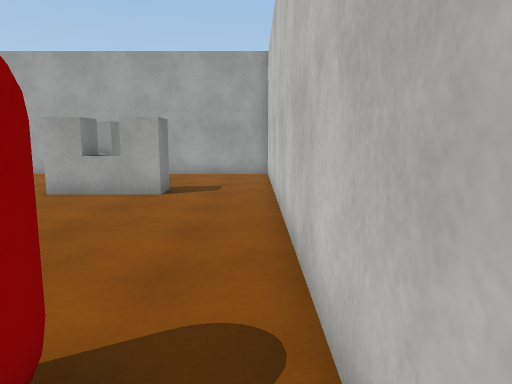
[1] (above)

20 first-person views from a walk through a 3-D level made in the Unity game engine. The camera is 1.4 m above the floor, tilts 8° down and sees 70° across. The floor is counted in squares, 1 m on a side. Each view is taken from the middle of a square. On the plan, view 1 faces up. The plan holds only what a view shows up to about 16 squares ahead; the rest is blank. The player character is not drawn. Surface patterns are stand-ins for the level's own textures.

[2]
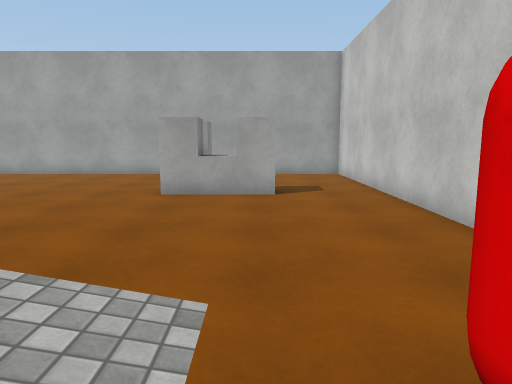

[3]
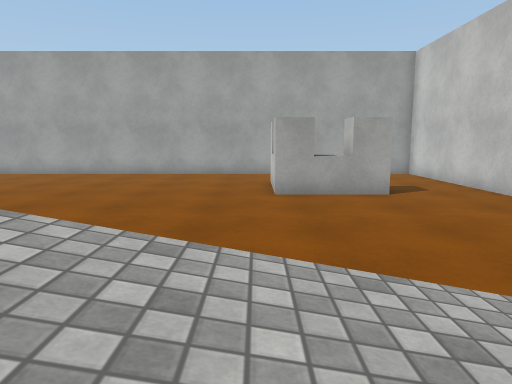

[4]
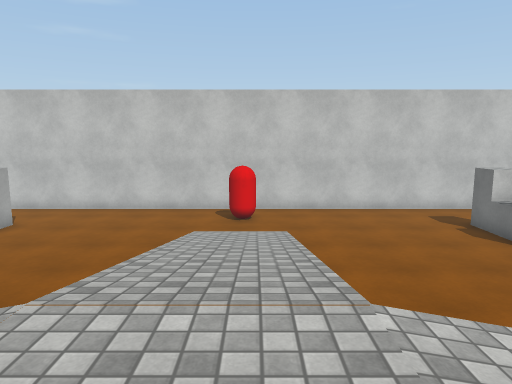

[5]
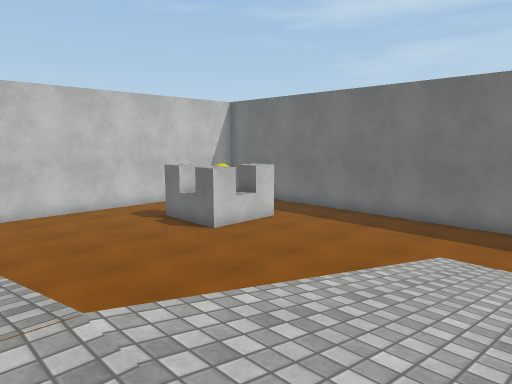

[6]
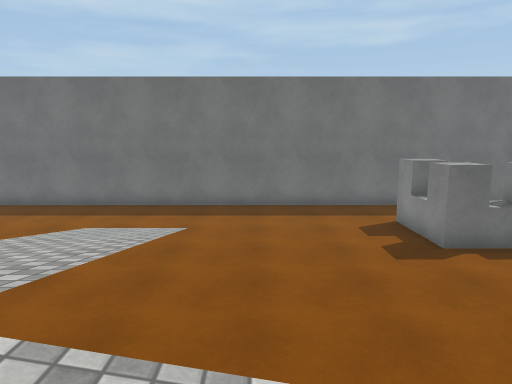

[7]
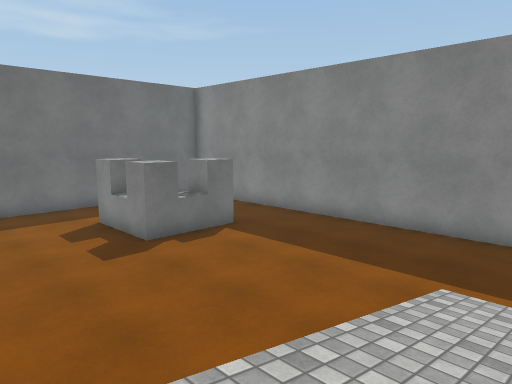

[8]
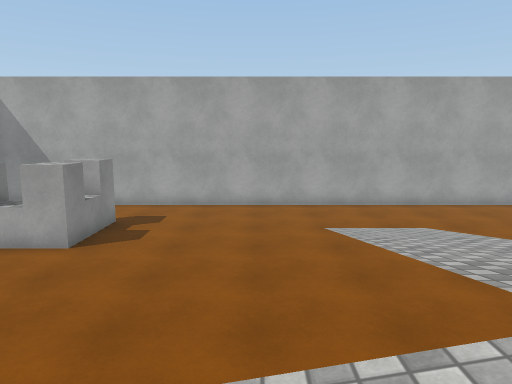

[9]
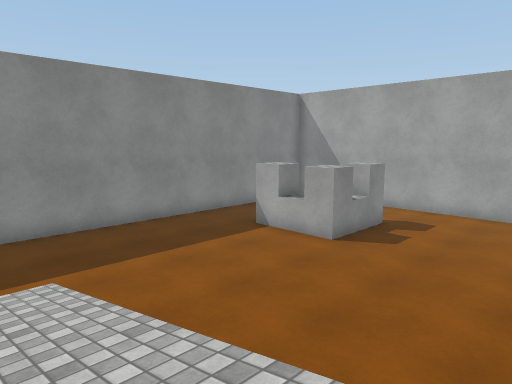

[10]
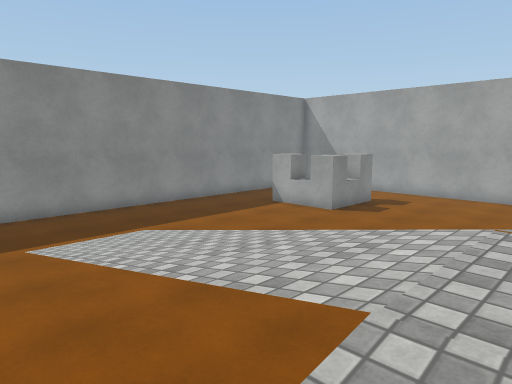

[11]
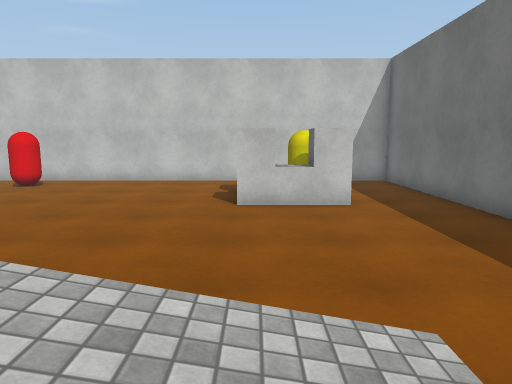

[12]
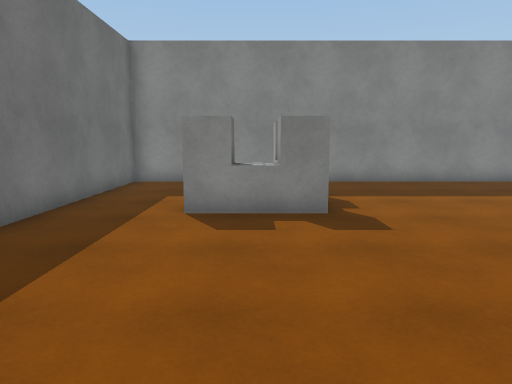

[13]
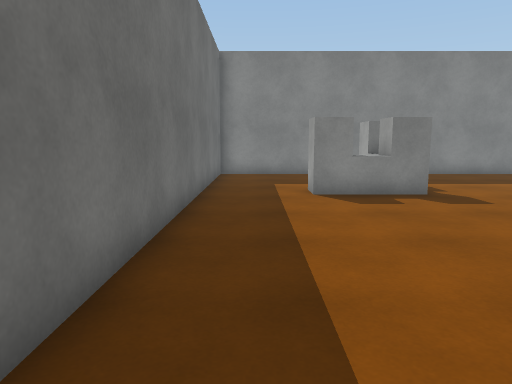

[14]
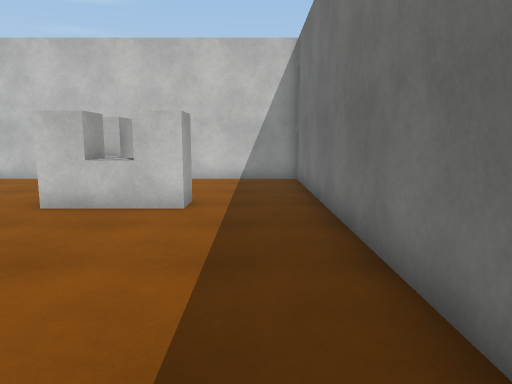

[15]
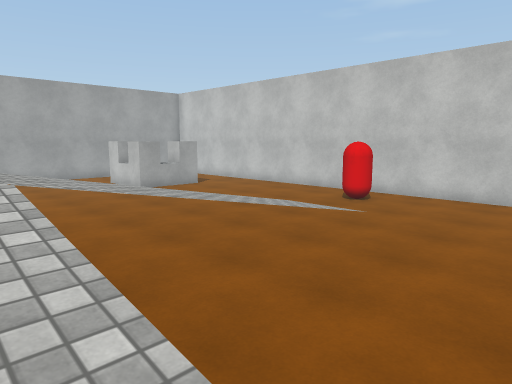

[16]
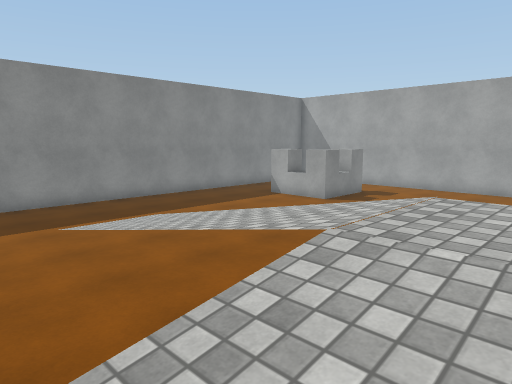

[17]
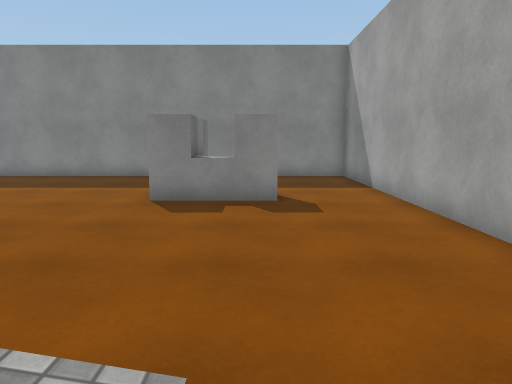

[18]
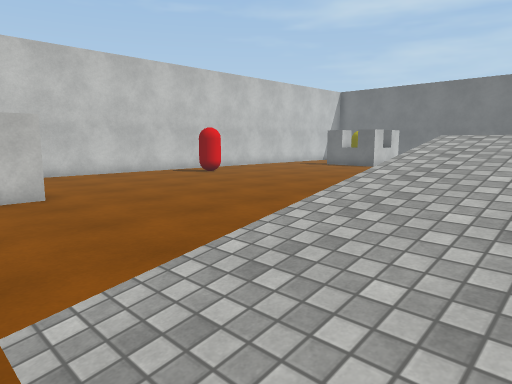

[19]
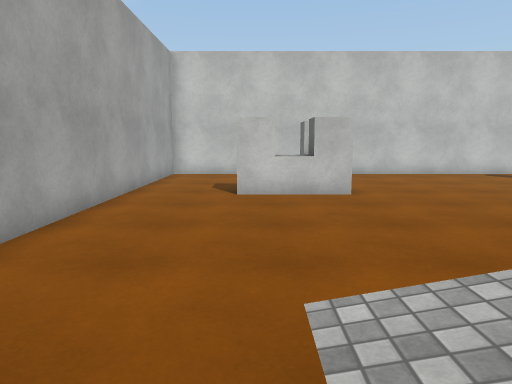

[20]
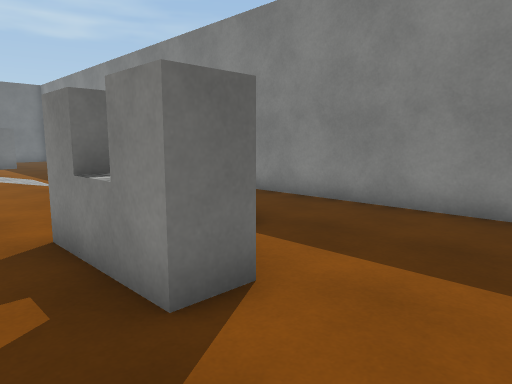

### Floor plan
Key: @ floor where view 1 was taken; # wall or solid block; . main floor; : floor 1.5 m higher than the main floor; / step, stairs or slope; = window, fence, low wall or low ledge; O other object.
Columns run from 28 left of view 1 to 1 right of it. Each row starts with its distance up from view 1.
 16 ##############################
 15 #............................#
 14 #............................#
 13 #............................#
 12 #.....O................O ....#
 11 #.....O....../../......O ....#
 10 #...OOO......////......OOO...#
  9 #............////............#
  8 #............///=............#
  7 #............///#............#
  6 #............///# ...........#
  5 #............///# ...........#
  4 #..........  ///# ...........#
  3 #..../////////::#////////....#
  2 #.....///////::::///////..OO.#
  1 #.....///////::::///////..OO.#
  0 #....///=#####::#####=///...@#
 -1 #............///#............#
 -2 #............///#............#
 -3 #............///#............#
 -4 #............///#............#
 -5 #............///=............#
 -6 #............////............#
 -7 #...OOO......////......OOO...#
 -8 #..   O....../../......OOO  .#
 -9 #.... O................OOO...#
-10 #............................#
-11 #............................#
-12 #............................#
-13 ##############################

Positions as (right, up) in squares from view 1, and headings:
1: (0, 0), facing up
2: (-3, 0), facing up
3: (-6, 0), facing up
4: (-15, 1), facing right
5: (-15, 1), facing down-right
6: (-17, 2), facing down
7: (-17, 2), facing down-left
8: (-17, 1), facing up
9: (-16, 1), facing up-left
10: (-14, -2), facing up-left
11: (-15, -7), facing right
12: (-14, -8), facing left
13: (-12, -11), facing left
14: (-13, -11), facing right
15: (-13, -5), facing up-right
16: (-13, -3), facing up-left
17: (-13, 12), facing left
18: (-15, 12), facing down-right
19: (-15, 12), facing right
20: (-20, 15), facing down-left
